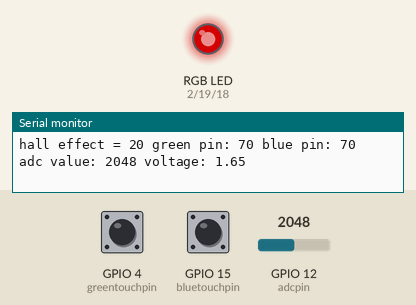
A sketch run on a simulated ESP32. Shown: an RGB LED mixed from three pins (HIGH = lit), the last lines printed to the serial monitor. The test bench sets the inputs (shaded band); at power-on: GPIO 12 (adcpin) = 2048, GPIO 4 (greentouchpin) HIGH, GPIO 15 (bluetouchpin) HIGH. Dim RGB values are drawn brighter than linear.

Above: at 1.8 s.
1.9 s: GPIO 12 (adcpin) set to 2866
At 3.2 s:
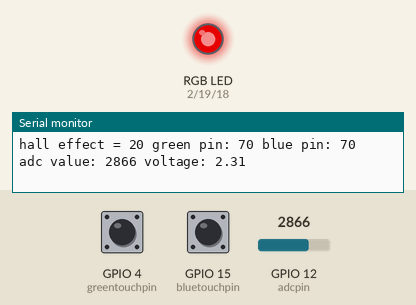
3.5 s: GPIO 4 (greentouchpin) pulled LOW for 1.25 s
At 4.8 s:
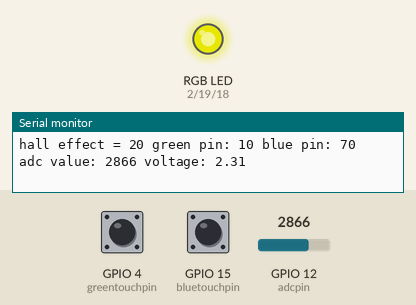
6.5 s: GPIO 15 (bluetouchpin) pulled LOW for 1.25 s
At 7.7 s:
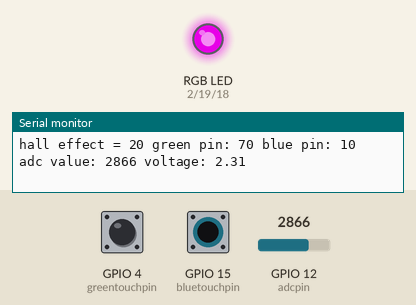
9.5 s: GPIO 12 (adcpin) set to 3603
At 11.2 s:
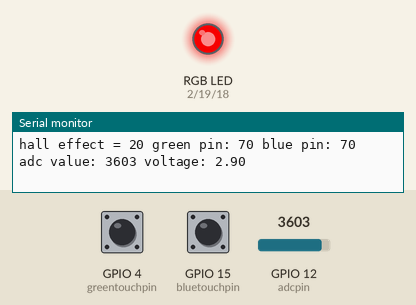
11.6 s: GPIO 4 (greentouchpin) pulled LOW for 1.25 s
At 12.9 s:
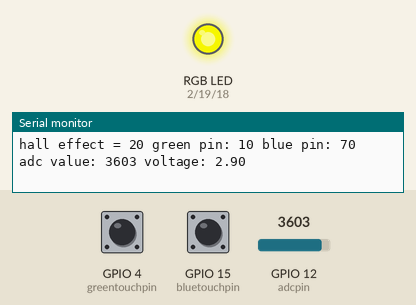
14.6 s: GPIO 15 (bluetouchpin) pulled LOW for 1.25 s
At 15.7 s:
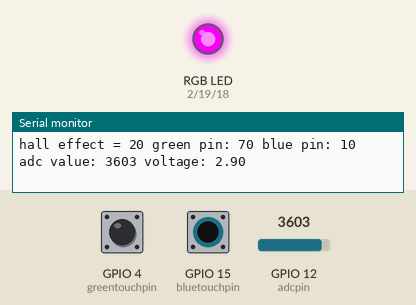
Timing chart, 0 to 17.7 s (numbered marks = the images above; inputs shaded):
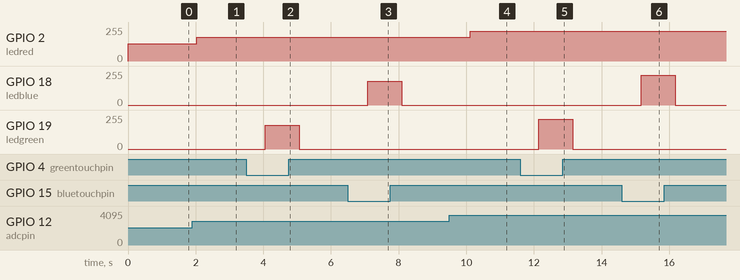

Measured:
- after the input at 1.9 s, GPIO 2 (ledred): 128/255 → 178/255 after 0.13 s
- after the input at 3.5 s, GPIO 19 (ledgreen): 0/255 → 178/255 after 0.55 s, → 0/255 1.0 s later
- after the input at 6.5 s, GPIO 18 (ledblue): 0/255 → 178/255 after 0.58 s, → 0/255 1.0 s later
- after the input at 9.5 s, GPIO 2 (ledred): 178/255 → 224/255 after 0.62 s
- after the input at 11.6 s, GPIO 19 (ledgreen): 0/255 → 224/255 after 0.54 s, → 0/255 1.0 s later
- after the input at 14.6 s, GPIO 18 (ledblue): 0/255 → 224/255 after 0.57 s, → 0/255 1.0 s later

The sketch:

pwm_adc_ledbrightness_withtouch.ino
```cpp
#define ledred 2
#define ledblue 18
#define ledgreen 19

#define greentouchpin T0
#define bluetouchpin T3

#define adcpin 12

int halldata = 0;
int greentouchdata = 0;
int bluetouchdata = 0;
int adcvalue = 0;
float voltage = 0;

int channel = 0;
int channel2 = 1;
int channel3 = 2;

int pwm_freq = 5000;
int resolution = 12;

void setup() {

Serial.begin(9600);
pinMode(ledred, OUTPUT);
pinMode(ledblue, OUTPUT);
pinMode(ledgreen, OUTPUT);
pinMode(adcpin, INPUT);

ledcSetup(channel, pwm_freq, resolution);
ledcAttachPin(ledred, channel);
ledcSetup(channel2, pwm_freq, resolution);
ledcSetup(channel3, pwm_freq, resolution);

}

void loop() {

halldata = hallRead();

Serial.print("\nhall effect = ");
Serial.print(halldata);

greentouchdata = touchRead(greentouchpin);
Serial.print(" green pin: ");
Serial.print(greentouchdata);

bluetouchdata = touchRead(bluetouchpin);
Serial.print(" blue pin: ");
Serial.print(bluetouchdata);

adcvalue = analogRead(adcpin);
Serial.print(" adc value: ");
Serial.print(adcvalue);

voltage = (float)adcvalue / 4095 * 3.3;
Serial.print(" voltage: ");
Serial.print(voltage);

ledcWrite(channel, adcvalue);                //dutycycle = adcvalue

  if (greentouchdata <50){
    digitalWrite(ledgreen, HIGH);
    ledcAttachPin(ledgreen, channel2);
    ledcWrite(channel2, adcvalue);                //dutycycle = adcvalue

  }

  else {
    ledcWrite(channel2, 0);                //dutycycle = adcvalue
    digitalWrite(ledgreen, LOW );
  }

  if (bluetouchdata <50){
    digitalWrite(ledblue, HIGH);
    ledcAttachPin(ledblue, channel3);
    ledcWrite(channel3, adcvalue);                //dutycycle = adcvalue

  }

  else {
    ledcWrite(channel3, 0);                //dutycycle = adcvalue
    digitalWrite(ledblue, LOW );
  }
delay(1000);
}
```
